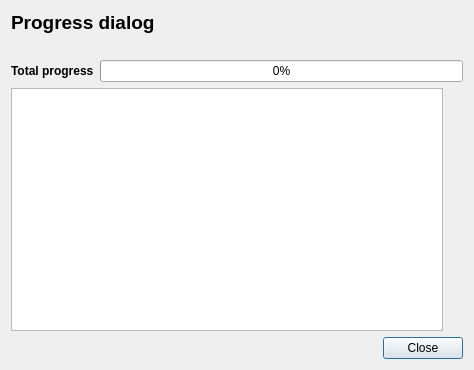
<?xml version="1.0" encoding="UTF-8"?>
<ui version="4.0">
 <class>CopyingDialog</class>
 <widget class="QDialog" name="CopyingDialog">
  <property name="geometry">
   <rect>
    <x>0</x>
    <y>0</y>
    <width>474</width>
    <height>370</height>
   </rect>
  </property>
  <property name="windowTitle">
   <string>Progress dialog</string>
  </property>
  <layout class="QVBoxLayout" name="verticalLayout">
   <item>
    <widget class="QLabel" name="label">
     <property name="font">
      <font>
       <pointsize>14</pointsize>
       <weight>75</weight>
       <bold>true</bold>
      </font>
     </property>
     <property name="text">
      <string>Progress dialog</string>
     </property>
    </widget>
   </item>
   <item>
    <layout class="QHBoxLayout" name="horizontalLayout">
     <item>
      <spacer name="horizontalSpacer_2">
       <property name="orientation">
        <enum>Qt::Horizontal</enum>
       </property>
       <property name="sizeHint" stdset="0">
        <size>
         <width>40</width>
         <height>20</height>
        </size>
       </property>
      </spacer>
     </item>
     <item>
      <layout class="QHBoxLayout" name="copyProgressLayout"/>
     </item>
     <item>
      <spacer name="horizontalSpacer">
       <property name="orientation">
        <enum>Qt::Horizontal</enum>
       </property>
       <property name="sizeHint" stdset="0">
        <size>
         <width>40</width>
         <height>20</height>
        </size>
       </property>
      </spacer>
     </item>
    </layout>
   </item>
   <item>
    <layout class="QHBoxLayout" name="horizontalLayout_2">
     <item>
      <widget class="QLabel" name="label_2">
       <property name="font">
        <font>
         <weight>75</weight>
         <bold>true</bold>
        </font>
       </property>
       <property name="text">
        <string>Total progress</string>
       </property>
      </widget>
     </item>
     <item>
      <widget class="QProgressBar" name="totalProgressBar">
       <property name="value">
        <number>0</number>
       </property>
      </widget>
     </item>
    </layout>
   </item>
   <item>
    <layout class="QHBoxLayout" name="horizontalLayout_3"/>
   </item>
   <item>
    <layout class="QGridLayout" name="gridLayout">
     <item row="0" column="0">
      <widget class="QTextEdit" name="log">
       <property name="readOnly">
        <bool>true</bool>
       </property>
      </widget>
     </item>
     <item row="0" column="1">
      <spacer name="verticalSpacer">
       <property name="orientation">
        <enum>Qt::Vertical</enum>
       </property>
       <property name="sizeHint" stdset="0">
        <size>
         <width>20</width>
         <height>40</height>
        </size>
       </property>
      </spacer>
     </item>
    </layout>
   </item>
   <item>
    <widget class="QDialogButtonBox" name="buttonBox">
     <property name="orientation">
      <enum>Qt::Horizontal</enum>
     </property>
     <property name="standardButtons">
      <set>QDialogButtonBox::Close</set>
     </property>
    </widget>
   </item>
  </layout>
 </widget>
 <resources/>
 <connections>
  <connection>
   <sender>buttonBox</sender>
   <signal>accepted()</signal>
   <receiver>CopyingDialog</receiver>
   <slot>accept()</slot>
   <hints>
    <hint type="sourcelabel">
     <x>248</x>
     <y>254</y>
    </hint>
    <hint type="destinationlabel">
     <x>157</x>
     <y>274</y>
    </hint>
   </hints>
  </connection>
  <connection>
   <sender>buttonBox</sender>
   <signal>rejected()</signal>
   <receiver>CopyingDialog</receiver>
   <slot>reject()</slot>
   <hints>
    <hint type="sourcelabel">
     <x>316</x>
     <y>260</y>
    </hint>
    <hint type="destinationlabel">
     <x>286</x>
     <y>274</y>
    </hint>
   </hints>
  </connection>
 </connections>
</ui>
